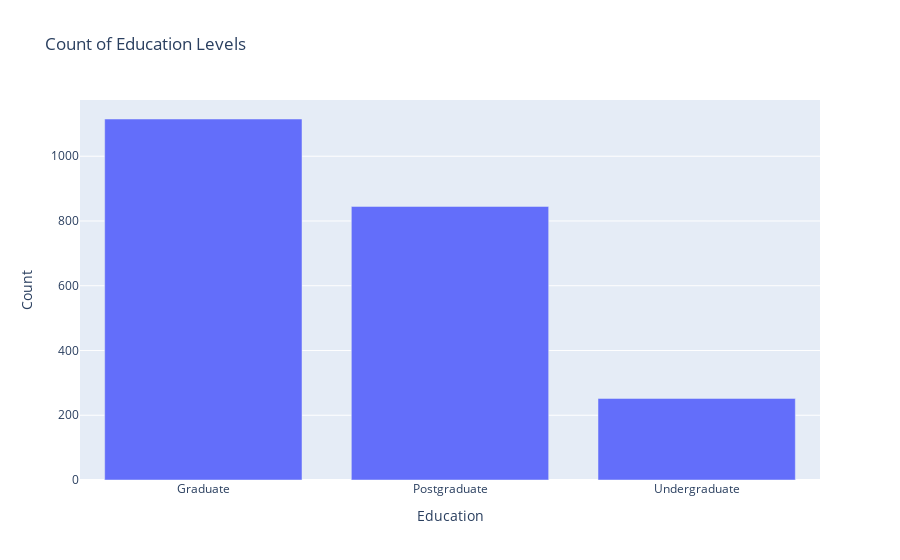

Write notebook code for a chart like this one.
### Code cell
# Count the occurrences of each education level
education_counts = data['Education'].value_counts().reset_index()

# Rename the columns for clarity
education_counts.columns = ['Education', 'Count']

# Create a bar plot
fig = px.bar(education_counts, x='Education', y='Count', title='Count of Education Levels')
fig.show()

### Figure 1 — Plotly figure (JSON) as saved in the notebook; plotly's stock layout.template omitted (floating-point values rounded to 4 significant figures)
{"data": [{"alignmentgroup": "True", "hovertemplate": "Education=%{x}<br>Count=%{y}<extra></extra>", "legendgroup": "", "marker": {"color": "#636efa", "pattern": {"shape": ""}}, "name": "", "offsetgroup": "", "orientation": "v", "showlegend": false, "textposition": "auto", "type": "bar", "x": ["Graduate", "Postgraduate", "Undergraduate"], "xaxis": "x", "y": [1115, 845, 252], "yaxis": "y"}], "layout": {"barmode": "relative", "legend": {"tracegroupgap": 0}, "title": {"text": "Count of Education Levels"}, "xaxis": {"anchor": "y", "domain": [0, 1], "title": {"text": "Education"}}, "yaxis": {"anchor": "x", "domain": [0, 1], "title": {"text": "Count"}}}}
